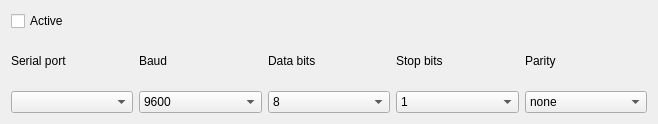
<?xml version="1.0" encoding="UTF-8"?>
<ui version="4.0">
 <class>SerialSettingsWidget</class>
 <widget class="QWidget" name="SerialSettingsWidget">
  <property name="geometry">
   <rect>
    <x>0</x>
    <y>0</y>
    <width>658</width>
    <height>124</height>
   </rect>
  </property>
  <property name="minimumSize">
   <size>
    <width>0</width>
    <height>124</height>
   </size>
  </property>
  <property name="windowTitle">
   <string>Form</string>
  </property>
  <layout class="QGridLayout" name="gridLayout">
   <item row="0" column="0">
    <widget class="QCheckBox" name="checkBox">
     <property name="text">
      <string>Active</string>
     </property>
    </widget>
   </item>
   <item row="1" column="0">
    <widget class="QLabel" name="label">
     <property name="text">
      <string>Serial port</string>
     </property>
    </widget>
   </item>
   <item row="1" column="1">
    <widget class="QLabel" name="label_2">
     <property name="text">
      <string>Baud</string>
     </property>
    </widget>
   </item>
   <item row="1" column="2">
    <widget class="QLabel" name="label_3">
     <property name="text">
      <string>Data bits</string>
     </property>
    </widget>
   </item>
   <item row="1" column="3">
    <widget class="QLabel" name="label_4">
     <property name="text">
      <string>Stop bits</string>
     </property>
    </widget>
   </item>
   <item row="1" column="4">
    <widget class="QLabel" name="label_5">
     <property name="text">
      <string>Parity</string>
     </property>
    </widget>
   </item>
   <item row="2" column="0">
    <widget class="QComboBox" name="serialPort"/>
   </item>
   <item row="2" column="1">
    <widget class="QComboBox" name="baud">
     <property name="currentIndex">
      <number>2</number>
     </property>
     <item>
      <property name="text">
       <string>1200</string>
      </property>
     </item>
     <item>
      <property name="text">
       <string>4800</string>
      </property>
     </item>
     <item>
      <property name="text">
       <string>9600</string>
      </property>
     </item>
     <item>
      <property name="text">
       <string>19200</string>
      </property>
     </item>
     <item>
      <property name="text">
       <string>38400</string>
      </property>
     </item>
     <item>
      <property name="text">
       <string>57600</string>
      </property>
     </item>
     <item>
      <property name="text">
       <string>115200</string>
      </property>
     </item>
    </widget>
   </item>
   <item row="2" column="2">
    <widget class="QComboBox" name="dataBits">
     <property name="currentIndex">
      <number>1</number>
     </property>
     <item>
      <property name="text">
       <string>7</string>
      </property>
     </item>
     <item>
      <property name="text">
       <string>8</string>
      </property>
     </item>
    </widget>
   </item>
   <item row="2" column="3">
    <widget class="QComboBox" name="stopBits">
     <item>
      <property name="text">
       <string>1</string>
      </property>
     </item>
     <item>
      <property name="text">
       <string>1.5</string>
      </property>
     </item>
     <item>
      <property name="text">
       <string>2</string>
      </property>
     </item>
    </widget>
   </item>
   <item row="2" column="4">
    <widget class="QComboBox" name="parity">
     <item>
      <property name="text">
       <string>none</string>
      </property>
     </item>
     <item>
      <property name="text">
       <string>odd</string>
      </property>
     </item>
     <item>
      <property name="text">
       <string>even</string>
      </property>
     </item>
    </widget>
   </item>
  </layout>
 </widget>
 <resources/>
 <connections/>
</ui>
